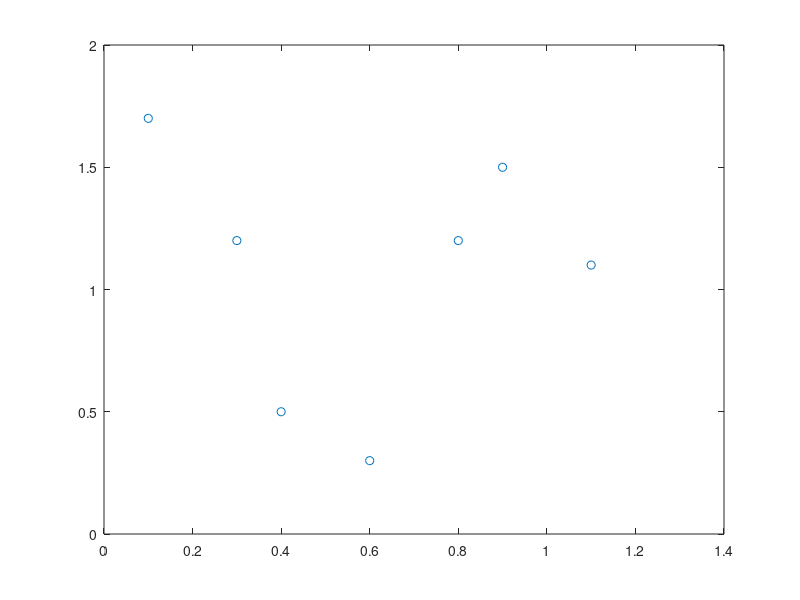
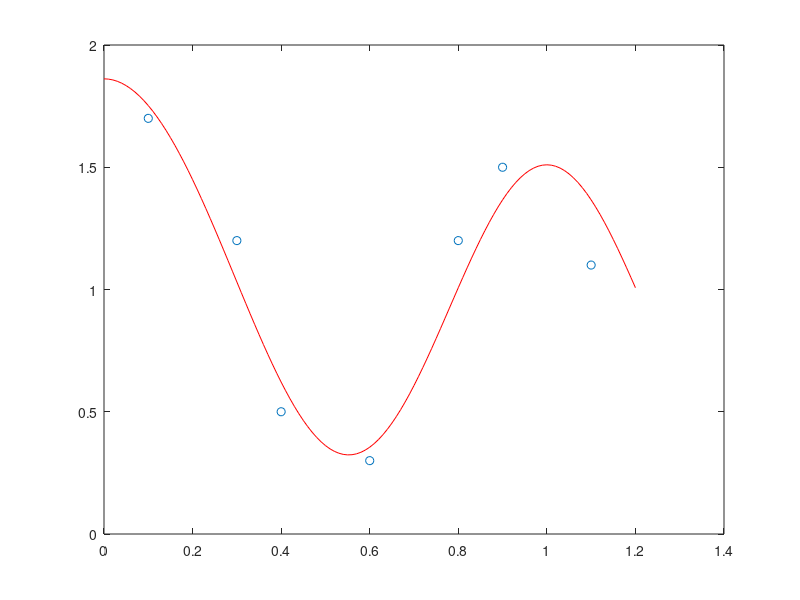

MATLAB code to generate these figures, in order:
% START26OCT get going on L11 = least squares

% show the data
figure(1), clf
y = [1.7 1.2 0.5 0.3 1.2 1.5 1.1]'
x = [0.1 0.3 0.4 0.6 0.8 0.9 1.1]'
plot(x,y,'o')

% build a matrix
A = [ones(size(x)) cos(pi*x) cos(2*pi*x) cos(3*pi*x)]

% least squares fit [explain first]
[Q R] = qr(A,0)
c = R \ (Q'*y)

% show the fitted data
xfine = 0:.01:1.2;
figure(2), clf
plot(x,y,'o')
hold on
yfit = c(1) + c(2)*cos(pi*xfine) + c(3)*cos(2*pi*xfine) + c(4)*cos(3*pi*xfine);
plot(xfine,yfit,'r')
hold off
